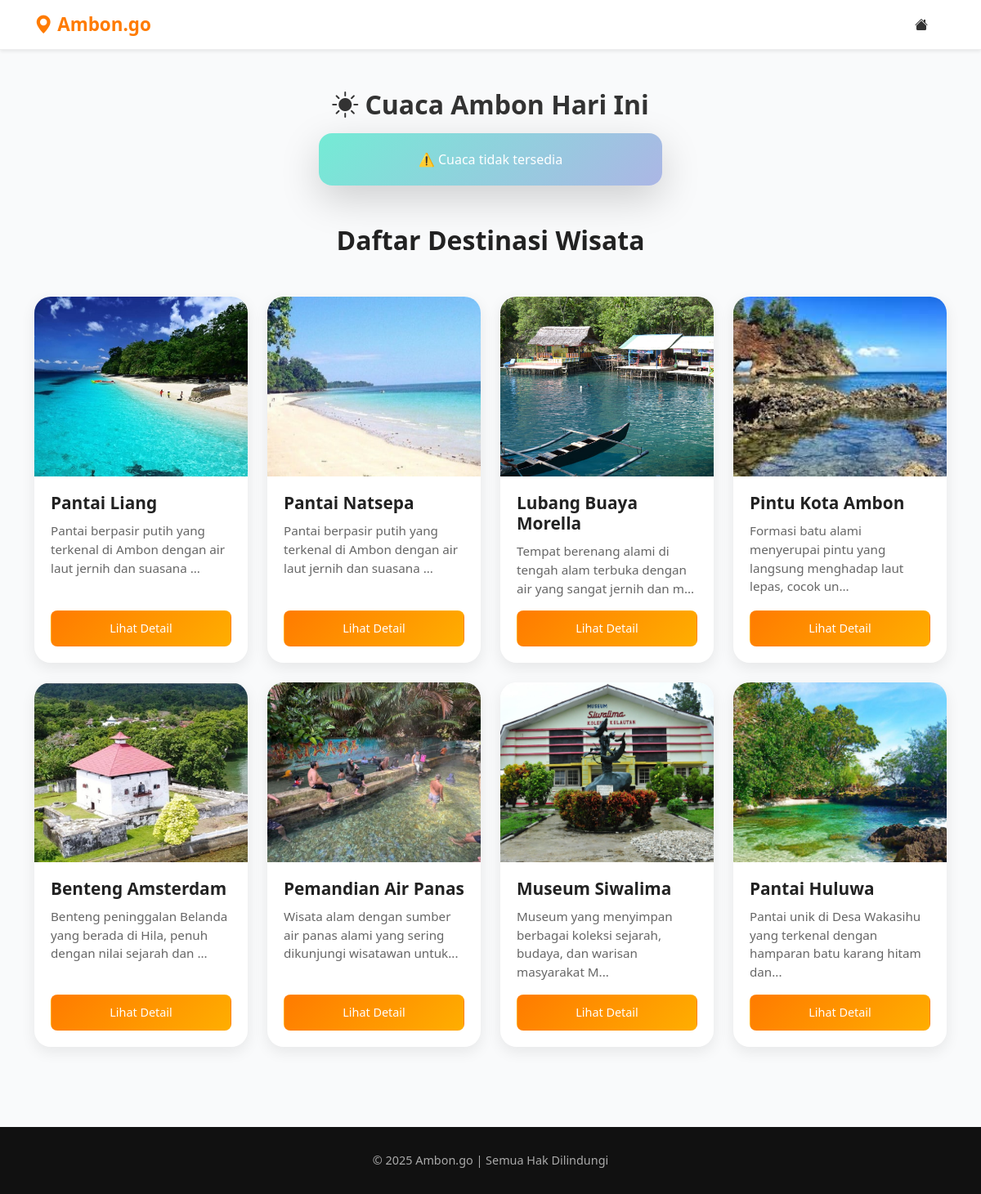
The page /daftar_destinasi.php on the database its author committed.
### tables this page shows
CREATE TABLE `wisata` (
  `id` int(11) NOT NULL,
  `nama` varchar(100) NOT NULL,
  `deskripsi` text NOT NULL,
  `gambar` varchar(255) DEFAULT NULL,
  `rute` text DEFAULT NULL,
  `waktu` varchar(100) DEFAULT NULL,
  `biaya` varchar(100) DEFAULT NULL,
  `transportasi` varchar(100) DEFAULT NULL,
  `fasilitas` text DEFAULT NULL,
  `estimasi_biaya_perjalanan` varchar(100) DEFAULT NULL,
  `makanan` text DEFAULT NULL,
  `kota` varchar(100) DEFAULT NULL
);

### daftar_destinasi.php (the view, shortened to what this page needs)
<?php
include 'config/koneksi.php';
$query = mysqli_query($koneksi, "SELECT * FROM wisata");
?>
<!DOCTYPE html>
<html lang="id">
<head>
    <link href="https://cdn.jsdelivr.net/npm/bootstrap@5.3.0/dist/css/bootstrap.min.css" rel="stylesheet">
    <link href="https://cdn.jsdelivr.net/npm/bootstrap-icons@1.11.3/font/bootstrap-icons.css" rel="stylesheet">
    <link rel="stylesheet" href="https://cdnjs.cloudflare.com/ajax/libs/animate.css/4.1.1/animate.min.css"/>
</head>
<body>
<nav class="navbar navbar-expand-lg sticky-top shadow-sm">
  <div class="container">
    <a class="navbar-brand" href="index.php">
      <i class="bi bi-geo-alt-fill"></i> Ambon.go
    </a>
    <div class="collapse navbar-collapse">
      <ul class="navbar-nav ms-auto align-items-center">
        <li class="nav-item">
          <a class="nav-link" href="index.php"><i class="bi bi-house-fill"></i></a>
        </li>
      </ul>
    </div>
  </div>
</nav>
<div class="container mt-5 text-center">
  <h2 class="fw-bold mb-3"><i class="bi bi-brightness-high-fill"></i> Cuaca Ambon Hari Ini</h2>
  <div class="card shadow-lg border-0 rounded-4 mx-auto"
       style="max-width: 420px; background: linear-gradient(135deg, #74ebd5 0%, #ACB6E5 100%); color: white;">
    <div class="card-body text-center" id="cuaca">
    </div>
  </div>
</div>
<div class="container py-5" id="rincian">
    <h2 class="section-title">Daftar Destinasi Wisata</h2>
    <div class="row g-4">
        <?php while($data = mysqli_fetch_assoc($query)) { ?>
            <div class="col-md-4 col-lg-3 animate__animated animate__fadeInUp">
                <div class="card h-100">
                    <img src="uploads/<?php echo $data['gambar']; ?>" class="card-img-top" alt="gambar destinasi">
                    <div class="card-body d-flex flex-column">
                        <h5 class="card-title"><?php echo $data['nama']; ?></h5>
                        <p class="card-text"><?php echo substr($data['deskripsi'], 0, 80); ?>...</p>
                        <a href="detail_destinasi.php?id=<?php echo $data['id']; ?>" class="btn btn-detail mt-auto">Lihat Detail</a>
                    </div>
                </div>
            </div>
        <?php } ?>
    </div>
</div>
<footer>
  <p>&copy; <?php echo date('Y'); ?> Ambon.go | Semua Hak Dilindungi</p>
</footer>
</body>
</html>

### daftar_destinasi.php (style rules this page uses)
body { background-color: #f9fafb; font-family: 'Segoe UI', sans-serif; color: #333; }
.navbar { background: #ffffff; border-bottom: 1px solid #eee; }
.navbar-brand { font-weight: bold; color: #ff7b00; font-size: 1.4rem; }
.navbar-nav .nav-link { color: #333; font-weight: 500; margin-right: 15px; }
.section-title { text-align: center; font-weight: bold; margin-bottom: 50px; font-size: 2rem; color: #222; }
.card { border: none; border-radius: 20px; overflow: hidden; transition: all 0.3s ease; box-shadow: 0 6px 18px rgba(0,0,0,0.08); background: #fff; }
.card-img-top { height: 220px; object-fit: cover; }
.card-body { padding: 20px; }
.card-title { font-size: 1.3rem; font-weight: bold; margin-bottom: 10px; color: #222; }
.card-text { font-size: 0.95rem; color: #666; }
.btn-detail { background: linear-gradient(135deg, #ff7b00, #ffae00); color: #fff; border-radius: 8px; padding: 10px 18px; font-size: 0.9rem; transition: all 0.3s ease; text-align: center; text-decoration: none; }
footer { background: #111; color: #aaa; padding: 30px 0; margin-top: 50px; text-align: center; }
footer p { margin: 0; font-size: 0.9rem; }

### rows shown on the page
wisata: gambar (picture), nama "Pantai Liang", deskripsi "Pantai berpasir putih yang terkenal di Ambon dengan air laut jernih dan suasana"
wisata: gambar (picture), nama "Pantai Natsepa", deskripsi "Pantai berpasir putih yang terkenal di Ambon dengan air laut jernih dan suasana"
wisata: gambar (picture), nama "Lubang Buaya Morella", deskripsi "Tempat berenang alami di tengah alam terbuka dengan air yang sangat jernih dan m"
wisata: gambar (picture), nama "Pintu Kota Ambon", deskripsi "Formasi batu alami menyerupai pintu yang langsung menghadap laut lepas, cocok un"
wisata: gambar (picture), nama "Benteng Amsterdam", deskripsi "Benteng peninggalan Belanda yang berada di Hila, penuh dengan nilai sejarah dan"
wisata: gambar (picture), nama "Pemandian Air Panas", deskripsi "Wisata alam dengan sumber air panas alami yang sering dikunjungi wisatawan untuk"
wisata: gambar (picture), nama "Museum Siwalima", deskripsi "Museum yang menyimpan berbagai koleksi sejarah, budaya, dan warisan masyarakat M"
wisata: gambar (picture), nama "Pantai Huluwa", deskripsi "Pantai unik di Desa Wakasihu yang terkenal dengan hamparan batu karang hitam dan"
